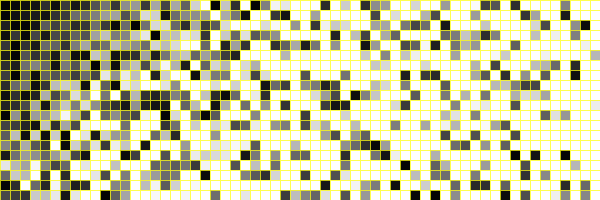
Frame 1 (no input)
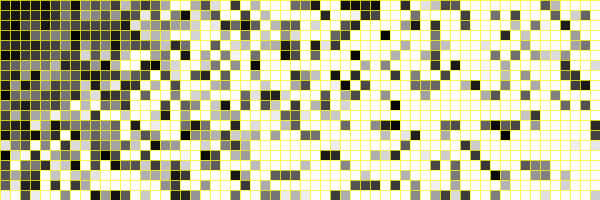
Frame 60 (the mouse pressed at the canvas centre just before this capture)
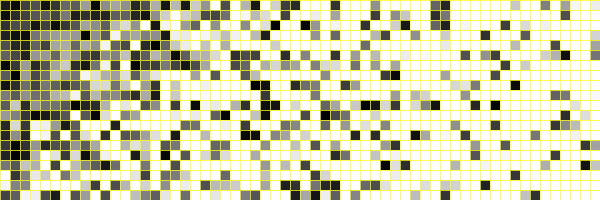
Frame 120 (the mouse held since frame 60 and released just before this capture)

The Processing sketch that drew these frames (run headless with seeded random() and noise(); from frame 60 on, the mouse is pressed at the canvas centre):

// Processing sketch: processing_58976
// ── processing_58976.pde

// 2D Array of objects
Cell[][] grid;

// Number of columns and rows in the grid
int cols = 70;
int rows = 20;

void setup() {
  size(600,200);
  grid = new Cell[cols][rows];
  for (int i = 0; i < cols; i++) {
    for (int j = 0; j < rows; j++) {
      // Initialize each object
      grid[i][j] = new Cell(i*10,j*10,10,10,i+j);
    }
  }
}

void draw() {
  background(255,255,20);
  // The counter variables i and j are also the column and row numbers and 
  // are used as arguments to the constructor for each object in the grid.  
  for (int i = 0; i < cols; i++) {
    for (int j = 0; j < rows; j++) {
      // Oscillate and display each object
      grid[i][j].oscillate();
      grid[i][j].display();
    }
  }
}

// A Cell object
class Cell {
  // A cell object knows about its location in the grid as well as its size with the variables x,y,w,h.
  float x,y;   // x,y location
  float w,h;   // width and height
  float angle; // angle for oscillating brightness

  // Cell Constructor
  Cell(float tempX, float tempY, float tempW, float tempH, float tempAngle) {
    x = tempX;
    y = tempY;
    w = tempW;
    h = tempH;
    angle = tempAngle;
  } 
  
  // Oscillation means increase angle
  void oscillate() {
    angle += 0.02; 
  }

  void display() {
    stroke(255, 255, 20, 190);
    // Color calculated using sine wave
    fill(3+15*random(angle));
    rect(x,y,w,h); 
  }
}
